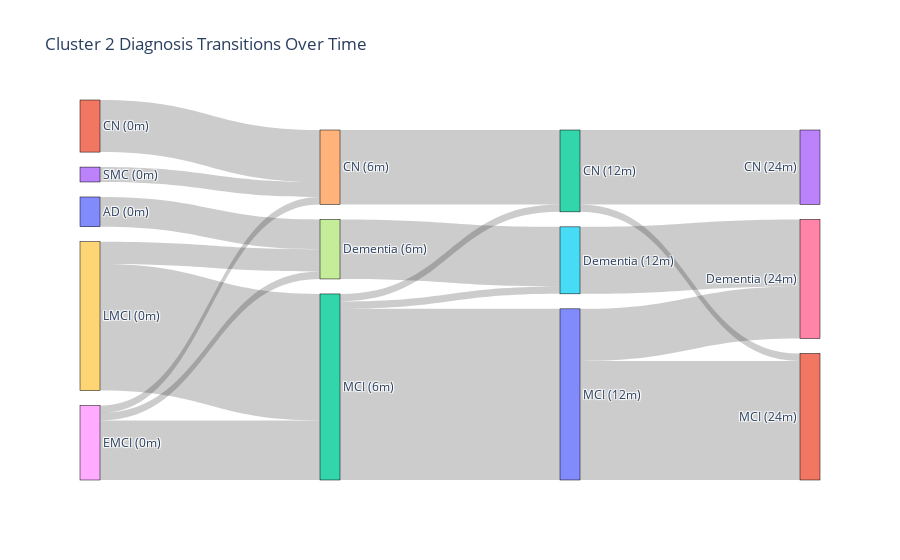

Notebook source saved alongside this figure:
### Code cell
# Define the timepoints and their labels
dx_cols = ["DX_bl", "DX_6", "DX_12", "DX_24"]
months = [0, 6, 12, 24]


# Create labels like "CN (0m)", "MCI (6m)", etc.
all_labels = sorted(set(
    f"{dx} ({month}m)"
    for col, month in zip(dx_cols, months)
    for dx in c_2[col].dropna().unique()
))
label_to_index = {label: i for i, label in enumerate(all_labels)}

# Count transitions between consecutive timepoints
links = Counter()
for _, row in c_2.iterrows():
    for i in range(len(dx_cols) - 1):
        src_label = f"{row[dx_cols[i]]} ({months[i]}m)"
        tgt_label = f"{row[dx_cols[i+1]]} ({months[i+1]}m)"
        if pd.notnull(row[dx_cols[i]]) and pd.notnull(row[dx_cols[i+1]]):
            links[(src_label, tgt_label)] += 1

# Convert to source, target, value format
source = [label_to_index[src] for src, tgt in links.keys()]
target = [label_to_index[tgt] for src, tgt in links.keys()]
value = list(links.values())

# Plot
fig = go.Figure(data=[go.Sankey(
    node=dict(
        pad=15,
        thickness=20,
        line=dict(color="black", width=0.5),
        label=all_labels
    ),
    link=dict(
        source=source,
        target=target,
        value=value
    )
)])

fig.update_layout(title_text="Cluster 2 Diagnosis Transitions Over Time", font_size=12)
fig.show()

### Figure 1 — Plotly figure (JSON) as saved in the notebook; plotly's stock layout.template omitted (floating-point values rounded to 4 significant figures)
{"data": [{"link": {"source": [13, 4, 2, 2, 9, 12, 10, 10, 9, 7, 5, 8, 8, 0, 8, 1, 12, 12], "target": [4, 2, 11, 3, 12, 10, 11, 6, 7, 5, 6, 12, 7, 7, 4, 4, 2, 5], "value": [2, 10, 1, 10, 17, 23, 16, 7, 3, 8, 9, 8, 1, 4, 1, 7, 1, 1]}, "node": {"label": ["AD (0m)", "CN (0m)", "CN (12m)", "CN (24m)", "CN (6m)", "Dementia (12m)", "Dementia (24m)", "Dementia (6m)", "EMCI (0m)", "LMCI (0m)", "MCI (12m)", "MCI (24m)", "MCI (6m)", "SMC (0m)"], "line": {"color": "black", "width": 0.5}, "pad": 15, "thickness": 20}, "type": "sankey"}], "layout": {"font": {"size": 12}, "title": {"text": "Cluster 2 Diagnosis Transitions Over Time"}}}
